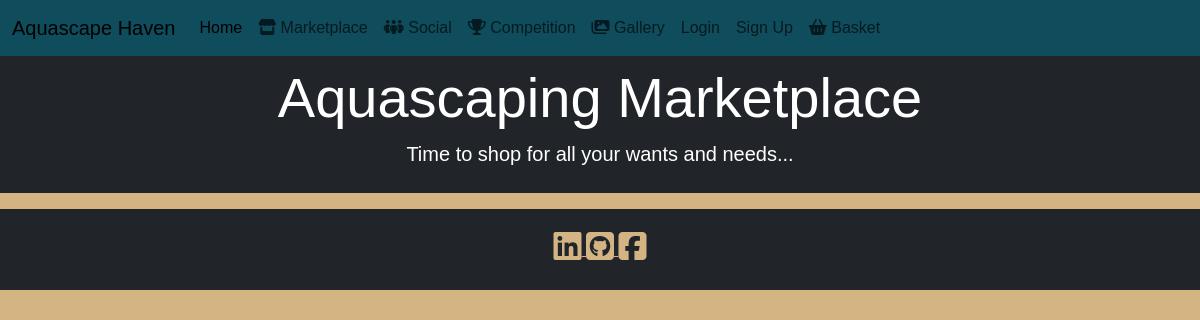
The app's page /marketplace/, older data.
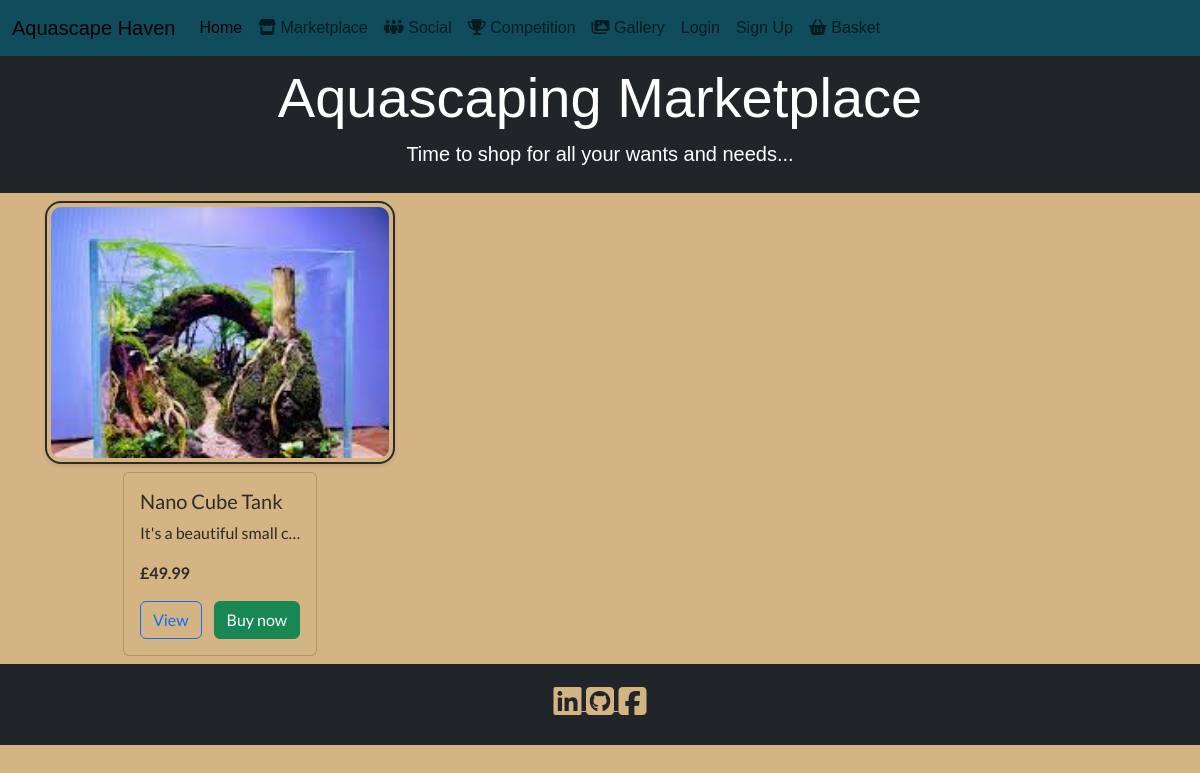
The same page, newer data.
### marketplace/models.py (models this page shows, shortened)
class Product(models.Model):
    name = models.CharField(max_length=200)
    description = models.TextField()
    price = models.DecimalField(max_digits=10, decimal_places=2)
    image = models.ImageField(upload_to='product_images/')
    @property
    def display_price(self):
        return self.price

### marketplace/views.py (the view)
# urls.py: path('', views.product_list, name='product_list'),
def product_list(request):
    products = Product.objects.all()
    return render(request, 'marketplace/marketplace.html', {'products': products})

### basket/context.py (called while the page is built)
def basket_item_count(request):
    basket = request.session.get('basket', {})
    total_items = sum(basket.values())
    return {'basket_count': total_items}

### marketplace/templates/marketplace/marketplace.html
{% extends 'base.html' %}
{% load static %}
{% block content %}
<header class="bg-dark text-white text-center py-2">
    <h1 class="display-4">Aquascaping Marketplace</h1>
    <p class="lead">Time to shop for all your wants and needs...</p>
</header>
<div class="container py-2">
    <div class="row g-4">
        {% for product in products %}
        <div class="col-md-4 h-100">
            <div class="product-wrapper">
                <img class="product-image mx-auto d-block" src="{{ product.image.url }}" alt="{{ product.name }}">
                <div class="card h-100 product">
                    <div class="card-body w-100">
                        <h5 class="card-title">{{ product.name }}</h5>
                        <p class="card-text">{{ product.description|truncatechars:25 }}</p>
                        <p><strong>£{{ product.display_price|floatformat:2 }}</strong></p>
                        <div class="d-flex justify-content-between">
                            <a href="{% url 'product_view' product.id %}" class="btn btn-outline-primary">View</a>
                            <a href="{% url 'add_to_basket' product.id %}" class="btn btn-success">Buy now</a>
                        </div>
                    </div>
                </div>
            </div>
        </div>
        {% endfor %}
    </div>
</div>
{% endblock %}

Row changes from the older to the newer data that the page shows:
added Product: image (picture), name "Nano Cube Tank", description "It's a beautiful small c…", display_price "49.99"
